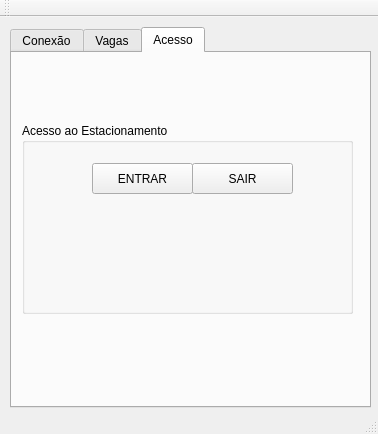
<?xml version="1.0" encoding="UTF-8"?>
<ui version="4.0">
 <class>MainWindow</class>
 <widget class="QMainWindow" name="MainWindow">
  <property name="geometry">
   <rect>
    <x>0</x>
    <y>0</y>
    <width>378</width>
    <height>434</height>
   </rect>
  </property>
  <property name="windowTitle">
   <string>MainWindow</string>
  </property>
  <widget class="QWidget" name="centralWidget">
   <widget class="QTabWidget" name="tabWidget">
    <property name="geometry">
     <rect>
      <x>10</x>
      <y>10</y>
      <width>361</width>
      <height>381</height>
     </rect>
    </property>
    <property name="currentIndex">
     <number>2</number>
    </property>
    <widget class="QWidget" name="tab">
     <attribute name="title">
      <string>Conexão</string>
     </attribute>
     <widget class="QGroupBox" name="groupBox">
      <property name="geometry">
       <rect>
        <x>10</x>
        <y>10</y>
        <width>331</width>
        <height>221</height>
       </rect>
      </property>
      <property name="title">
       <string>Serial</string>
      </property>
      <widget class="QWidget" name="layoutWidget">
       <property name="geometry">
        <rect>
         <x>40</x>
         <y>100</y>
         <width>251</width>
         <height>25</height>
        </rect>
       </property>
       <layout class="QHBoxLayout" name="horizontalLayout">
        <item>
         <widget class="QPushButton" name="ButtonAbrir">
          <property name="text">
           <string>Abrir</string>
          </property>
         </widget>
        </item>
        <item>
         <widget class="QPushButton" name="ButtonFechar">
          <property name="text">
           <string>Fechar</string>
          </property>
         </widget>
        </item>
       </layout>
      </widget>
      <widget class="QWidget" name="layoutWidget">
       <property name="geometry">
        <rect>
         <x>20</x>
         <y>30</y>
         <width>91</width>
         <height>51</height>
        </rect>
       </property>
       <layout class="QVBoxLayout" name="verticalLayout">
        <item>
         <widget class="QLabel" name="label">
          <property name="font">
           <font>
            <family>MS Shell Dlg 2</family>
            <pointsize>12</pointsize>
            <weight>50</weight>
            <bold>false</bold>
           </font>
          </property>
          <property name="text">
           <string>Porta</string>
          </property>
         </widget>
        </item>
        <item>
         <widget class="QLabel" name="label_2">
          <property name="font">
           <font>
            <family>MS Shell Dlg 2</family>
            <pointsize>12</pointsize>
            <weight>50</weight>
            <bold>false</bold>
           </font>
          </property>
          <property name="text">
           <string>Velocidade</string>
          </property>
         </widget>
        </item>
       </layout>
      </widget>
      <widget class="QWidget" name="layoutWidget">
       <property name="geometry">
        <rect>
         <x>160</x>
         <y>30</y>
         <width>151</width>
         <height>51</height>
        </rect>
       </property>
       <layout class="QVBoxLayout" name="verticalLayout_2">
        <item>
         <widget class="QComboBox" name="comboBoxPorta"/>
        </item>
        <item>
         <widget class="QComboBox" name="comboBoxVelo"/>
        </item>
       </layout>
      </widget>
      <widget class="QWidget" name="layoutWidget">
       <property name="geometry">
        <rect>
         <x>20</x>
         <y>170</y>
         <width>211</width>
         <height>22</height>
        </rect>
       </property>
       <layout class="QHBoxLayout" name="horizontalLayout_2">
        <item>
         <widget class="QLabel" name="label_conexao">
          <property name="font">
           <font>
            <family>MS Shell Dlg 2</family>
            <pointsize>12</pointsize>
            <weight>50</weight>
            <bold>false</bold>
           </font>
          </property>
          <property name="text">
           <string>Status:  Desconectado  </string>
          </property>
         </widget>
        </item>
        <item>
         <spacer name="horizontalSpacer">
          <property name="orientation">
           <enum>Qt::Horizontal</enum>
          </property>
          <property name="sizeHint" stdset="0">
           <size>
            <width>40</width>
            <height>20</height>
           </size>
          </property>
         </spacer>
        </item>
       </layout>
      </widget>
     </widget>
    </widget>
    <widget class="QWidget" name="tab_2">
     <attribute name="title">
      <string>Vagas</string>
     </attribute>
     <widget class="QWidget" name="layoutWidget">
      <property name="geometry">
       <rect>
        <x>10</x>
        <y>10</y>
        <width>331</width>
        <height>321</height>
       </rect>
      </property>
      <layout class="QVBoxLayout" name="verticalLayout_3">
       <item>
        <widget class="QGroupBox" name="groupBox_2">
         <property name="title">
          <string/>
         </property>
         <widget class="QWidget" name="layoutWidget">
          <property name="geometry">
           <rect>
            <x>10</x>
            <y>20</y>
            <width>301</width>
            <height>21</height>
           </rect>
          </property>
          <layout class="QHBoxLayout" name="horizontalLayout_4">
           <item>
            <widget class="QLabel" name="quant_vagas">
             <property name="font">
              <font>
               <family>MS Shell Dlg 2</family>
               <pointsize>12</pointsize>
               <weight>50</weight>
               <bold>false</bold>
              </font>
             </property>
             <property name="text">
              <string>Quant. Vagas Disponíveis:   3</string>
             </property>
            </widget>
           </item>
          </layout>
         </widget>
        </widget>
       </item>
       <item>
        <widget class="QGroupBox" name="groupBox_vaga1">
         <property name="title">
          <string>Vaga 01</string>
         </property>
         <widget class="QLabel" name="label_01">
          <property name="geometry">
           <rect>
            <x>80</x>
            <y>30</y>
            <width>51</width>
            <height>20</height>
           </rect>
          </property>
          <property name="font">
           <font>
            <family>MS Shell Dlg 2</family>
            <pointsize>12</pointsize>
            <weight>50</weight>
            <bold>false</bold>
           </font>
          </property>
          <property name="autoFillBackground">
           <bool>false</bool>
          </property>
          <property name="styleSheet">
           <string notr="true"/>
          </property>
          <property name="text">
           <string>Status:</string>
          </property>
         </widget>
         <widget class="QLabel" name="status_vaga1">
          <property name="geometry">
           <rect>
            <x>140</x>
            <y>30</y>
            <width>111</width>
            <height>20</height>
           </rect>
          </property>
          <property name="font">
           <font>
            <family>MS Shell Dlg 2</family>
            <pointsize>12</pointsize>
            <weight>50</weight>
            <italic>false</italic>
            <bold>false</bold>
            <underline>false</underline>
            <strikeout>false</strikeout>
           </font>
          </property>
          <property name="autoFillBackground">
           <bool>false</bool>
          </property>
          <property name="styleSheet">
           <string notr="true">color: rgb(0, 230, 0);</string>
          </property>
          <property name="text">
           <string>DISPONÍVEL</string>
          </property>
         </widget>
        </widget>
       </item>
       <item>
        <widget class="QGroupBox" name="groupBox_vaga2">
         <property name="title">
          <string>Vaga 02</string>
         </property>
         <widget class="QLabel" name="label_02">
          <property name="geometry">
           <rect>
            <x>80</x>
            <y>30</y>
            <width>51</width>
            <height>20</height>
           </rect>
          </property>
          <property name="font">
           <font>
            <family>MS Shell Dlg 2</family>
            <pointsize>12</pointsize>
            <weight>50</weight>
            <bold>false</bold>
           </font>
          </property>
          <property name="text">
           <string>Status:</string>
          </property>
         </widget>
         <widget class="QLabel" name="status_vaga2">
          <property name="geometry">
           <rect>
            <x>140</x>
            <y>30</y>
            <width>121</width>
            <height>20</height>
           </rect>
          </property>
          <property name="font">
           <font>
            <family>MS Shell Dlg 2</family>
            <pointsize>12</pointsize>
            <weight>50</weight>
            <bold>false</bold>
           </font>
          </property>
          <property name="styleSheet">
           <string notr="true">color: rgb(0, 230, 0);</string>
          </property>
          <property name="text">
           <string>DISPONÍVEL</string>
          </property>
         </widget>
        </widget>
       </item>
       <item>
        <widget class="QGroupBox" name="groupBox_vaga3">
         <property name="title">
          <string>Vaga 03</string>
         </property>
         <widget class="QLabel" name="label_03">
          <property name="geometry">
           <rect>
            <x>80</x>
            <y>30</y>
            <width>51</width>
            <height>20</height>
           </rect>
          </property>
          <property name="font">
           <font>
            <family>MS Shell Dlg 2</family>
            <pointsize>12</pointsize>
            <weight>50</weight>
            <bold>false</bold>
           </font>
          </property>
          <property name="text">
           <string>Status:</string>
          </property>
         </widget>
         <widget class="QLabel" name="status_vaga3">
          <property name="geometry">
           <rect>
            <x>140</x>
            <y>30</y>
            <width>111</width>
            <height>20</height>
           </rect>
          </property>
          <property name="font">
           <font>
            <family>MS Shell Dlg 2</family>
            <pointsize>12</pointsize>
            <weight>50</weight>
            <bold>false</bold>
           </font>
          </property>
          <property name="autoFillBackground">
           <bool>false</bool>
          </property>
          <property name="styleSheet">
           <string notr="true">color: rgb(0, 230, 0);</string>
          </property>
          <property name="text">
           <string>DISPONÍVEL</string>
          </property>
         </widget>
        </widget>
       </item>
      </layout>
     </widget>
    </widget>
    <widget class="QWidget" name="tab_3">
     <attribute name="title">
      <string>Acesso</string>
     </attribute>
     <widget class="QGroupBox" name="groupBox_3">
      <property name="geometry">
       <rect>
        <x>10</x>
        <y>70</y>
        <width>331</width>
        <height>191</height>
       </rect>
      </property>
      <property name="title">
       <string>Acesso ao Estacionamento</string>
      </property>
      <widget class="QPushButton" name="Button_entrada">
       <property name="geometry">
        <rect>
         <x>70</x>
         <y>40</y>
         <width>101</width>
         <height>31</height>
        </rect>
       </property>
       <property name="text">
        <string>ENTRAR</string>
       </property>
      </widget>
      <widget class="QPushButton" name="Button_saida">
       <property name="geometry">
        <rect>
         <x>170</x>
         <y>40</y>
         <width>101</width>
         <height>31</height>
        </rect>
       </property>
       <property name="text">
        <string>SAIR</string>
       </property>
      </widget>
      <widget class="QWidget" name="layoutWidget">
       <property name="geometry">
        <rect>
         <x>50</x>
         <y>100</y>
         <width>299</width>
         <height>22</height>
        </rect>
       </property>
       <layout class="QHBoxLayout" name="horizontalLayout_3">
        <item>
         <widget class="QLabel" name="label_3">
          <property name="font">
           <font>
            <family>MS Shell Dlg 2</family>
            <pointsize>12</pointsize>
            <weight>50</weight>
            <bold>false</bold>
           </font>
          </property>
          <property name="text">
           <string>Cancela Automática:</string>
          </property>
         </widget>
        </item>
        <item>
         <widget class="QLabel" name="status_cancela">
          <property name="font">
           <font>
            <family>MS Shell Dlg 2</family>
            <pointsize>12</pointsize>
            <weight>50</weight>
            <italic>false</italic>
            <bold>false</bold>
            <underline>false</underline>
            <strikeout>false</strikeout>
           </font>
          </property>
          <property name="autoFillBackground">
           <bool>false</bool>
          </property>
          <property name="styleSheet">
           <string notr="true">color: rgb(255, 0, 0);</string>
          </property>
          <property name="text">
           <string> FECHADA              </string>
          </property>
         </widget>
        </item>
       </layout>
      </widget>
     </widget>
    </widget>
   </widget>
  </widget>
  <widget class="QMenuBar" name="menuBar">
   <property name="geometry">
    <rect>
     <x>0</x>
     <y>0</y>
     <width>378</width>
     <height>21</height>
    </rect>
   </property>
  </widget>
  <widget class="QToolBar" name="mainToolBar">
   <attribute name="toolBarArea">
    <enum>TopToolBarArea</enum>
   </attribute>
   <attribute name="toolBarBreak">
    <bool>false</bool>
   </attribute>
  </widget>
  <widget class="QStatusBar" name="statusBar"/>
 </widget>
 <layoutdefault spacing="6" margin="11"/>
 <resources/>
 <connections/>
</ui>
